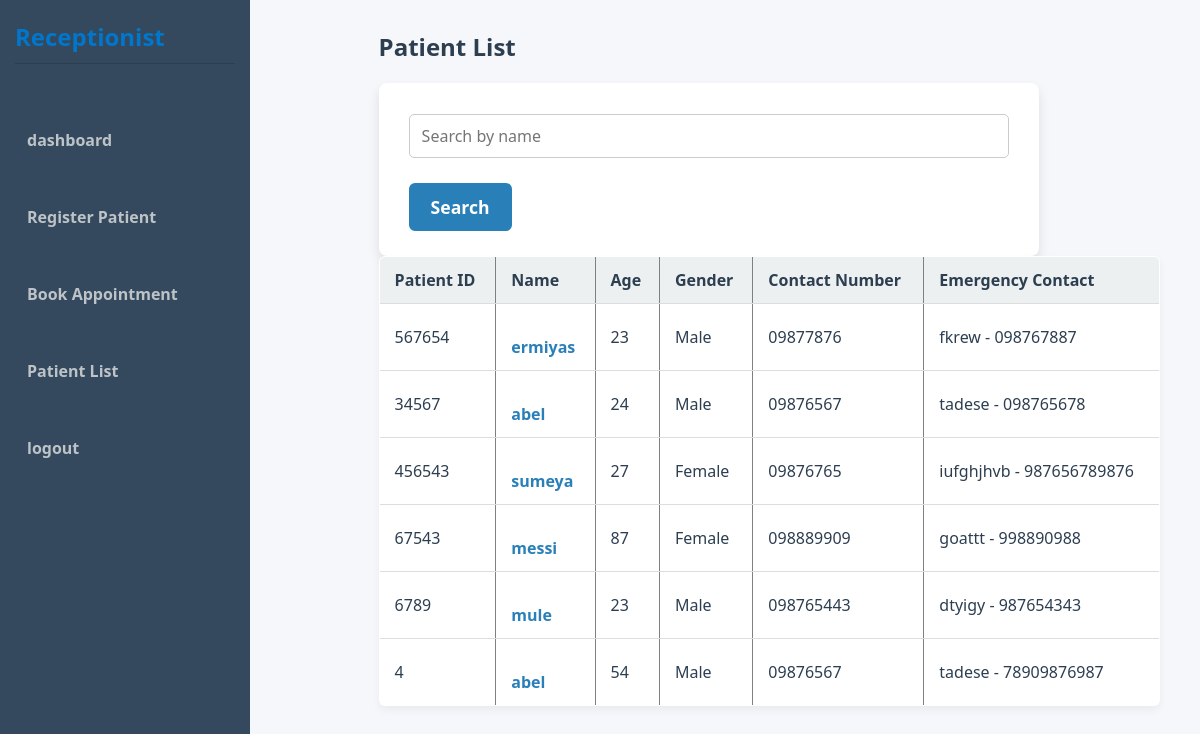
The app's page /patients/ with its own data.
### clinic/models.py (models this page shows, shortened)
class Patient(models.Model):
    patient_id = models.CharField(max_length=20, unique=True)
    name = models.CharField(max_length=100)
    password=models.CharField(max_length=20)
    age = models.IntegerField()
    gender = models.CharField(max_length=10, choices=[('Male', 'Male'), ('Female', 'Female')])
    contact_number = models.CharField(max_length=15)
    address = models.TextField()
    medical_history = models.TextField(blank=True, null=True)
    emergency_contact_name = models.CharField(max_length=100)
    emergency_contact_number = models.CharField(max_length=15)
    created_at = models.DateTimeField(auto_now_add=True)
    approved = models.BooleanField(default=False)

### clinic/views.py (the view)
# urls.py: path('patients/', views.patient_list, name='patients'),
def patient_list(request):
    patients = Patient.objects.all()
    appt = Appointment.objects.all()
    search_query = request.GET.get('search', '')
    if search_query:
        patients = patients.filter(name__icontains=search_query)
    return render(request, 'patients.html', {'patients': patients, 'search_query': search_query, 'appt':appt})

### clinic/templates/patients.html
{% extends 'receptionist_base.html' %} {% block title %}patientst{% endblock %}
{% block content %}
<body>
  <h2>Patient List</h2>
  <form method="get" action="{% url 'patients' %}">
    <input
      type="text"
      name="search"
      placeholder="Search by name"
      value="{{ search_query }}"
    />
    <button type="submit">Search</button>
  </form>
  <table border="1">
    <thead>
      <tr>
        <th>Patient ID</th>
        <th>Name</th>
        <th>Age</th>
        <th>Gender</th>
        <th>Contact Number</th>
        <th>Emergency Contact</th>
      </tr>
    </thead>
    <tbody>
      {% for patient in patients %}
      <tr>
        <td>{{ patient.patient_id }}</td>
        <td>
          <a href="{% url 'schedule_appointment' %}?patient_id={{ patient.id }}"
            >{{ patient.name }}</a
          >
        </td>
        <td>{{ patient.age }}</td>
        <td>{{ patient.gender }}</td>
        <td>{{ patient.contact_number }}</td>
        <td>
          {{ patient.emergency_contact_name }} -
          {{patient.emergency_contact_number }}
        </td>
      </tr>
      {% empty %}
      <tr>
        <td colspan="7">No patients found.</td>
      </tr>
      {% endfor %}
    </tbody>
  </table>
  <br />
</body>
{% endblock %}

### clinic/templates/receptionist_base.html (shortened to what this page needs)
<!DOCTYPE html>
<html lang="en">
  <head>
  </head>
  <body>
    <header>
      <div class="title">Clinic System</div>
      <div class="nav">
        <a href="/">Home</a>
      </div>
    </header>
    <nav class="sidebar">
      <h2 class="me">Receptionist</h2>
      <a
        href="{% url 'receptionist_dashboard' %}"
        class="{% if request.path == '/receptionist/dashboard/' %}active{% endif %}"
      >
        dashboard
      </a>
      <a
        href="{% url 'register_patient' %}"
        class="{% if request.path == '/register/patient/' %}active{% endif %}"
      >
        Register Patient
      </a>
      <a
        href="{% url 'schedule_appointment' %}"
        class="{% if request.path == '/schedule/appointment/' %}active{% endif %}"
      >
        Book Appointment
      </a>
      <a href="{% url 'patients' %}">Patient List</a>
      <a href="{% url 'logout' %}">logout</a>
    </nav>
    <section class="main-content">{% block content %} {% endblock %}</section>
  </body>
</html>

### clinic/templates/receptionist_base.html (style rules this page uses)
body, h1, h2, p, ul, li, a, label, input, select, textarea, button { margin: 0; padding: 0; box-sizing: border-box; font-family: "Segoe UI", Tahoma, Geneva, Verdana, sans-serif; }
body { display: flex; min-height: 100vh; background-color: #f5f7fa; color: #2c3e50; }
.sidebar { width: 220px; background-color: #34495e; color: #ecf0f1; padding: 20px 15px; display: flex; flex-direction: column; gap: 15px; position: fixed; height: 100vh; }
.sidebar h2 { margin-bottom: 20px; font-weight: 700; font-size: 1.5rem; border-bottom: 1px solid #2c3e50; padding-bottom: 10px; }
.sidebar a { color: #bdc3c7; text-decoration: none; font-weight: 600; padding: 10px 12px; border-radius: 5px; transition: background-color 0.25s ease, color 0.25s ease; }
.main-content { margin-left: 240px; padding: 30px 40px; flex-grow: 1; }
h1, h2 { margin-bottom: 20px; color: #2c3e50; }
form { background: white; padding: 25px 30px; border-radius: 8px; box-shadow: 0 6px 12px rgba(0, 0, 0, 0.1); max-width: 600px; }
form input[type="text"], form input[type="number"], form input[type="password"], form select, form textarea, form input[type="date"], form input[type="time"] { width: 100%; padding: 10px 12px; margin-top: 6px; border: 1px solid #ccc; border-radius: 5px; font-size: 1rem; font-family: inherit; transition: border-color 0.3s ease; }
form button { margin-top: 25px; background-color: #2980b9; color: white; border: none; padding: 12px 22px; font-size: 1.1rem; font-weight: 700; border-radius: 6px; cursor: pointer; transition: background-color 0.3s ease; }
a { display: inline-block; margin-top: 20px; color: #2980b9; text-decoration: none; font-weight: 600; transition: color 0.3s ease; }
table { width: 100%; border-collapse: collapse; background-color: white; box-shadow: 0 4px 8px rgba(0, 0, 0, 0.05); border-radius: 6px; overflow: hidden; }
th, td { padding: 12px 15px; text-align: left; border-bottom: 1px solid #ddd; }
th { background-color: #ecf0f1; color: #2c3e50; font-weight: 600; }
.me { color: #0077cc; }

### records on screen
Patient: patient_id "567654", name "ermiyas", age "23", gender "Male", contact_number "09877876", emergency_contact_name "fkrew", emergency_contact_number "098767887"
Patient: patient_id "34567", name "abel", age "24", gender "Male", contact_number "09876567", emergency_contact_name "tadese", emergency_contact_number "098765678"
Patient: patient_id "456543", name "sumeya", age "27", gender "Female", contact_number "09876765", emergency_contact_name "iufghjhvb", emergency_contact_number "987656789876"
Patient: patient_id "67543", name "messi", age "87", gender "Female", contact_number "098889909", emergency_contact_name "goattt", emergency_contact_number "998890988"
Patient: patient_id "6789", name "mule", age "23", gender "Male", contact_number "098765443", emergency_contact_name "dtyigy", emergency_contact_number "987654343"
Patient: patient_id "4", name "abel", age "54", gender "Male", contact_number "09876567", emergency_contact_name "tadese", emergency_contact_number "78909876987"
